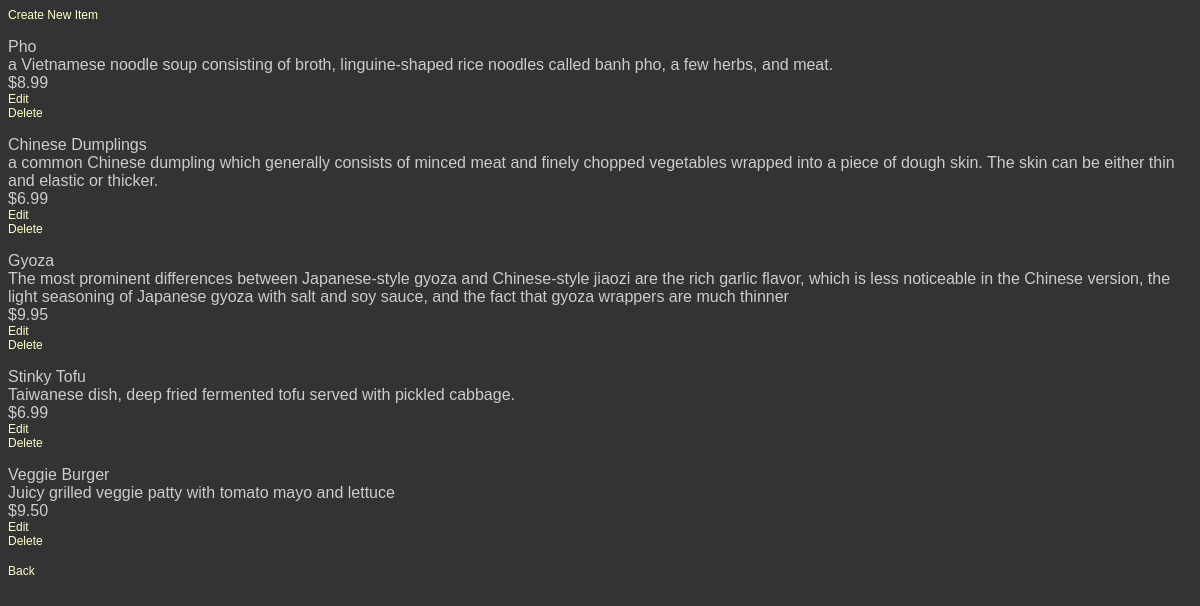
The page /restaurant/3/menu/ on the database its author committed.
### database_setup.py (models this page shows, shortened)
class MenuItem(Base):
    __tablename__ = 'menu_item'
    name = Column(String(80), nullable=False)
    id = Column(Integer, primary_key=True)
    course = Column(String(250))
    description = Column(String(250))
    price = Column(String(8))
    restaurant_id = Column(Integer, ForeignKey('restaurant.id'))
    restaurant = relationship(Restaurant)

### final_project.py (the view)
@app.route('/restaurant/<int:restaurant_id>/')
@app.route('/restaurant/<int:restaurant_id>/menu/')
def showMenu(restaurant_id):
    DBSession = sessionmaker(bind=engine)
    session = DBSession()
    restaurants = session.query(Restaurant).filter_by(id=restaurant_id).one()
    items = session.query(MenuItem).filter_by(restaurant_id=restaurant_id).all()
    return render_template('menu.html', restaurant=restaurants, item=items)

### templates/menu.html (shortened to what this page needs)
<html>
    <head>
        <link rel=stylesheet type=text/css href="{{url_for('static',filename='styles.css')}}">
    </head>
    <body>
        <p><a href = "{{url_for('newMenuItem', restaurant_id=restaurant.id)}}">Create New Item</a></p>
            <div>
                {%if item !=[]%}
                    {%for i in item%}
                        <p>{{i.name}}</br>
                        {{i.description}}</br>
                        {{i.price}}</br>
                        <a href="{{url_for('editMenuItem', restaurant_id=restaurant.id,menu_id=i.id)}}">Edit</a></br>
                        <a href="{{url_for('deleteMenuItem', restaurant_id=restaurant.id,menu_id=i.id)}}">Delete</a>
                        </p>
                    {%endfor%}
                {%else%}
                    <p>Ops! Looks like you don't have any item registered. Please, create a new item.</p>
                {%endif%}
                <a href="{{url_for('showRestaurants')}}">Back</a>
            </div>
    </body>
</html>

### static/styles.css (style rules this page uses)
body { font-family: sans-serif; background-color: #333333 }
p, dd, dt { color: #cccccc; }
a { text-decoration: none; color: #ffffcc; font-size: .75em; }

### rows shown on the page
MenuItem: name "Pho", description "a Vietnamese noodle soup consisting of broth, linguine-shaped rice noodles called banh pho, a few herbs, and meat.", price "$8.99"
MenuItem: name "Chinese Dumplings", description "a common Chinese dumpling which generally consists of minced meat and finely chopped vegetables wrapped into a piece of dough skin. The skin can be either thin and elastic or thicker.", price "$6.99"
MenuItem: name "Gyoza", description "The most prominent differences between Japanese-style gyoza and Chinese-style jiaozi are the rich garlic flavor, which is less noticeable in the Chinese version, the light seasoning of Japanese gyoza with salt and soy sauce, and the fact that gyoza wrappers are much thinner", price "$9.95"
MenuItem: name "Stinky Tofu", description "Taiwanese dish, deep fried fermented tofu served with pickled cabbage.", price "$6.99"
MenuItem: name "Veggie Burger", description "Juicy grilled veggie patty with tomato mayo and lettuce", price "$9.50"
